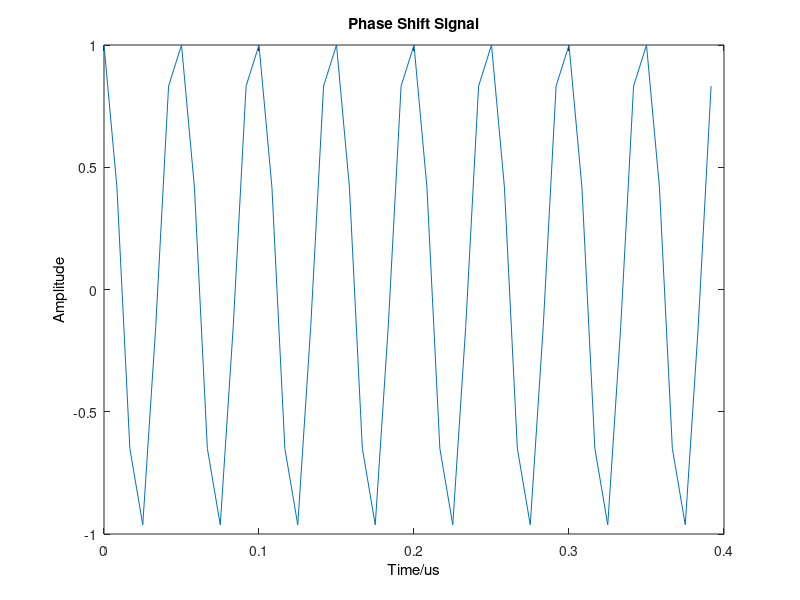
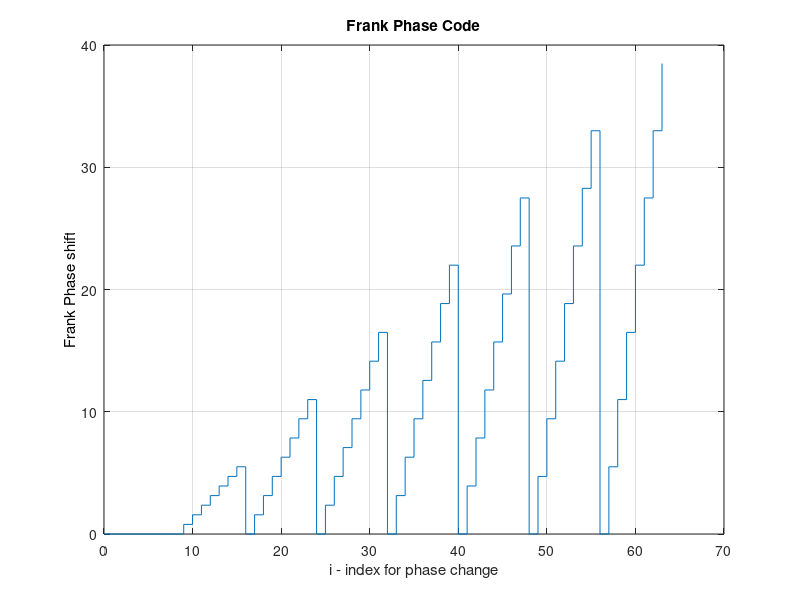
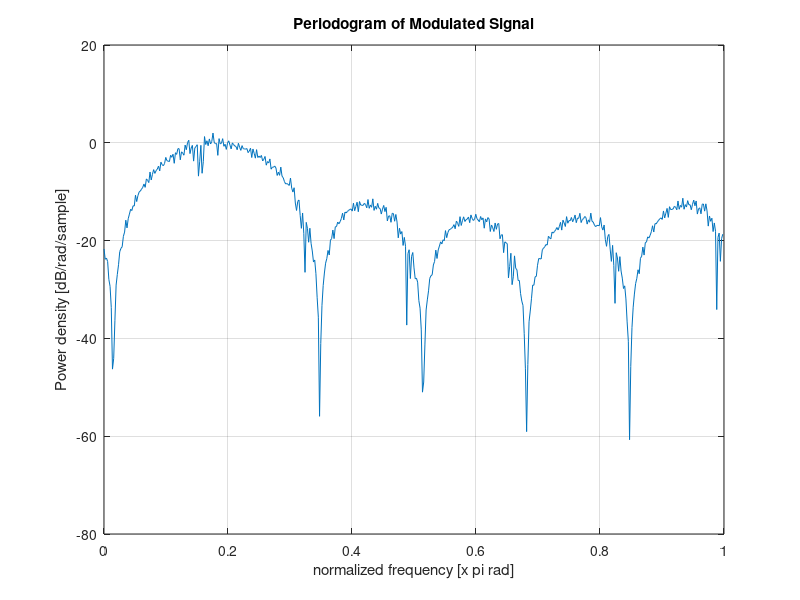

Source code (MATLAB) for these figures, in order:
%function x = Frank_Code()
%myFun - Description
%This code is for generating Frank Code. 
% Syntax: x = Frank_Code()
%
% Long description

close all;
clear;
    
fs = 1200e6; Ts = 1/fs;                  %sample frequency 
fc = fs/6 + rand*(fs/5-fs/6);            %carrier frequency
M = randi(3)+5;                          %random # of code phases                     
A = 1;                                   %Amplitude
SAR = ceil(fs/fc);                        %sampling ratio


%Generating the phase matrix
for i = 1:M
    for j = 1:M
        phi(i,j)=2*pi/M*(i-1)*(j-1);        
    end    
end


index = 0;
for i = 1:M
    for j = 1:M
        for n = 1:SAR
            I(index+1)=A*cos(2*pi*fc*(n-1)*Ts+phi(i,j));
            Q(index+1)=A*sin(2*pi*fc*(n-1)*Ts+phi(i,j));
            index = index + 1;        
        end
    end    
end

t = 0:Ts:M*M*SAR*Ts-Ts;                    %setup time vector


S = I+sqrt(-1).*Q; %modulated signal
phase_signal = angle(S);

figure(1);
t_plot = t(1:floor(length(t)/M)); %for plotting using a small fraction of t
I_plot = I(1:floor(length(I)/M));
plot(t_plot*10e6,I_plot);
set(get(gca, 'Title'), 'String', 'Phase Shift Signal');
set(get(gca, 'XLabel'), 'String', 'Time/us');
set(get(gca, 'YLabel'), 'String', 'Amplitude');

figure(2);
nn = 0;
for ii=1:M
    for jj=1:M
        nn=nn+1;
        phi2(nn)=phi(ii,jj);
    end
end
xx = 0:length(phi2)-1;
stairs(xx,phi2);grid;
set(get(gca, 'Title'), 'String', 'Frank Phase Code');
xlabel('i - index for phase change');
set(get(gca, 'YLabel'), 'String', 'Frank Phase shift');

figure(3);
periodogram(S);
set(get(gca, 'Title'), 'String', 'Periodogram of Modulated Signal');



sprintf('The number of code phases is %g', M)
sprintf('The carrier frequency is %g', fc)
%end

